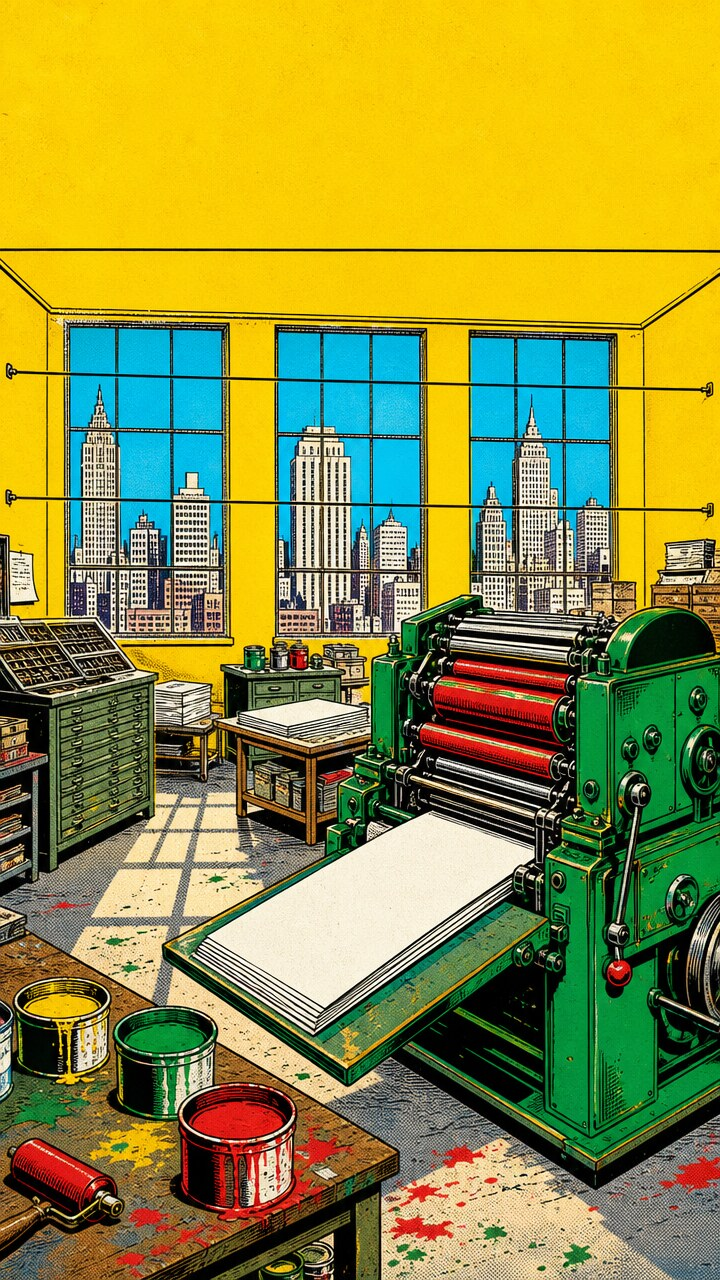
#> input picture ez/tools/concepts/worlds/comic/story/h/rounds5/img/shopa-9x16.jpg, 720 x 1280 px
$ python key.py img/shopa-9x16.jpg out.png
#> lines starting #> are read from the running program, lines starting #| are printed output that depends on the picture
#!/usr/bin/python3
# key.py <raw png> <out png>: keys out the flat green screen of a sprite, trims it, keeps soft ink edges (despill), at most 900px
import sys
from PIL import Image
im=Image.open(sys.argv[1]).convert('RGBA');px=im.load();W,H=im.size
#> after `W, H = im.size`: W = 720; H = 1280
for y in range(H):
  for x in range(W):
    r,g,b,a=px[x,y];m=max(r,b);k=g-m   # greenness
    if k>60: px[x,y]=(0,0,0,0)
    elif k>18: al=int(255*(60-k)/42);px[x,y]=(r,min(g,m),b,al)   # edge: fade and despill
    elif g>m: px[x,y]=(r,m,b,a)
bb=im.getbbox();im=im.crop(bb);im.thumbnail((900,900));im.save(sys.argv[2]);print(sys.argv[2],im.size)
#> after `bb = im.getbbox()`: bb = (0, 0, 720, 1280)
#> after `im = im.crop(bb)`:
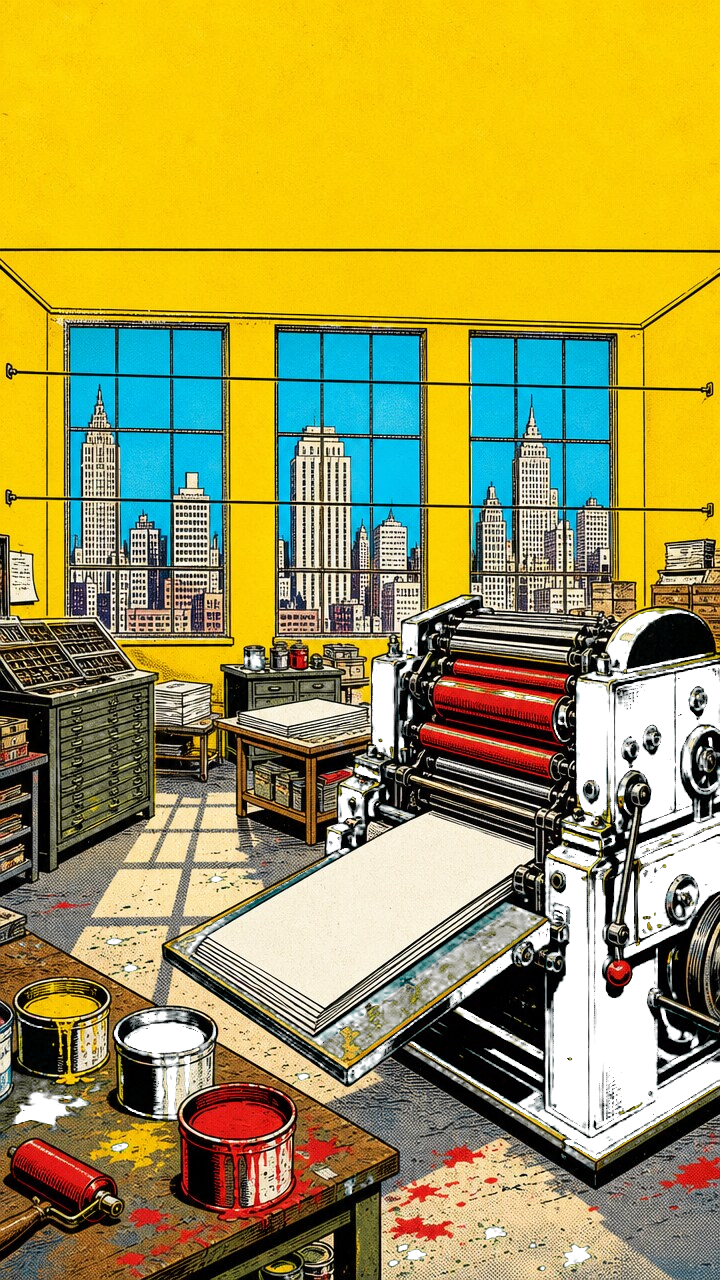
#> im: PIL image 720x1280 RGBA; mean R, G, B, A 145.7, 134.7, 60.3, 234.8; transparent parts drawn white
#> after `im.thumbnail((900, 900))`:
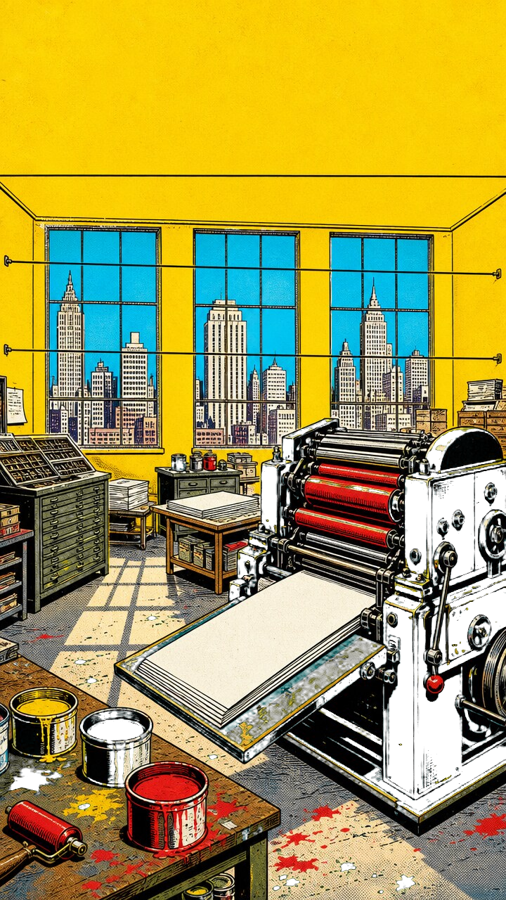
#> im: PIL image 506x900 RGBA; mean R, G, B, A 145.9, 135.1, 60.6, 234.8; transparent parts drawn white
#| out.png (506, 900)
